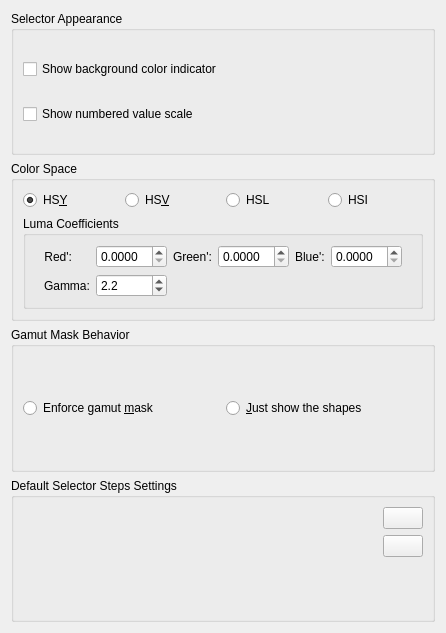
<?xml version="1.0" encoding="utf-8"?>
<ui version="4.0">
 <author>
    SPDX-FileCopyrightText: none
    SPDX-License-Identifier: GPL-3.0-or-later
  </author>
 <class>wdgARCSSettings</class>
 <widget class="QWidget" name="wdgARCSSettings">
  <property name="geometry">
   <rect>
    <x>0</x>
    <y>0</y>
    <width>446</width>
    <height>633</height>
   </rect>
  </property>
  <layout class="QVBoxLayout" name="verticalLayout">
   <item>
    <widget class="QGroupBox" name="groupBox_3">
     <property name="title">
      <string>Selector Appearance</string>
     </property>
     <layout class="QVBoxLayout" name="verticalLayout_2">
      <item>
       <widget class="QCheckBox" name="showBgColor">
        <property name="text">
         <string>Show background color indicator</string>
        </property>
       </widget>
      </item>
      <item>
       <widget class="QCheckBox" name="showValueScaleNumbers">
        <property name="text">
         <string>Show numbered value scale</string>
        </property>
       </widget>
      </item>
     </layout>
    </widget>
   </item>
   <item>
    <widget class="QGroupBox" name="groupBox_4">
     <property name="title">
      <string>Color Space</string>
     </property>
     <layout class="QVBoxLayout" name="verticalLayout_3">
      <item>
       <layout class="QHBoxLayout" name="horizontalLayout_3">
        <item>
         <widget class="QRadioButton" name="bnHsy">
          <property name="text">
           <string>HS&amp;Y</string>
          </property>
          <property name="checkable">
           <bool>true</bool>
          </property>
          <property name="checked">
           <bool>true</bool>
          </property>
         </widget>
        </item>
        <item>
         <widget class="QRadioButton" name="bnHsv">
          <property name="text">
           <string>HS&amp;V</string>
          </property>
          <property name="checkable">
           <bool>true</bool>
          </property>
         </widget>
        </item>
        <item>
         <widget class="QRadioButton" name="bnHsl">
          <property name="text">
           <string>HSL</string>
          </property>
          <property name="checkable">
           <bool>true</bool>
          </property>
         </widget>
        </item>
        <item>
         <widget class="QRadioButton" name="bnHsi">
          <property name="text">
           <string>HSI</string>
          </property>
          <property name="checkable">
           <bool>true</bool>
          </property>
         </widget>
        </item>
       </layout>
      </item>
      <item>
       <widget class="QGroupBox" name="lumaCoefficientBox">
        <property name="sizePolicy">
         <sizepolicy hsizetype="Preferred" vsizetype="Fixed">
          <horstretch>0</horstretch>
          <verstretch>0</verstretch>
         </sizepolicy>
        </property>
        <property name="title">
         <string>Luma Coefficients</string>
        </property>
        <layout class="QHBoxLayout" name="horizontalLayout_15">
         <item>
          <layout class="QGridLayout" name="gridLayout_5">
           <property name="leftMargin">
            <number>0</number>
           </property>
           <property name="rightMargin">
            <number>0</number>
           </property>
           <property name="verticalSpacing">
            <number>6</number>
           </property>
           <item column="3" row="0">
            <widget class="KisDoubleParseSpinBox" name="spLumaG">
             <property name="sizePolicy">
              <sizepolicy hsizetype="Fixed" vsizetype="Minimum">
               <horstretch>0</horstretch>
               <verstretch>0</verstretch>
              </sizepolicy>
             </property>
             <property name="minimumSize">
              <size>
               <width>50</width>
               <height>0</height>
              </size>
             </property>
             <property name="decimals">
              <number>4</number>
             </property>
            </widget>
           </item>
           <item column="2" row="0">
            <widget class="QLabel" name="greenlabel">
             <property name="sizePolicy">
              <sizepolicy hsizetype="Fixed" vsizetype="Preferred">
               <horstretch>0</horstretch>
               <verstretch>0</verstretch>
              </sizepolicy>
             </property>
             <property name="text">
              <string>Green':</string>
             </property>
            </widget>
           </item>
           <item column="4" row="0">
            <widget class="QLabel" name="bluelabel">
             <property name="sizePolicy">
              <sizepolicy hsizetype="Fixed" vsizetype="Preferred">
               <horstretch>0</horstretch>
               <verstretch>0</verstretch>
              </sizepolicy>
             </property>
             <property name="text">
              <string>Blue':</string>
             </property>
            </widget>
           </item>
           <item column="1" row="0">
            <widget class="KisDoubleParseSpinBox" name="spLumaR">
             <property name="sizePolicy">
              <sizepolicy hsizetype="Fixed" vsizetype="Minimum">
               <horstretch>0</horstretch>
               <verstretch>0</verstretch>
              </sizepolicy>
             </property>
             <property name="minimumSize">
              <size>
               <width>50</width>
               <height>0</height>
              </size>
             </property>
             <property name="decimals">
              <number>4</number>
             </property>
            </widget>
           </item>
           <item column="5" row="0">
            <widget class="KisDoubleParseSpinBox" name="spLumaB">
             <property name="sizePolicy">
              <sizepolicy hsizetype="Fixed" vsizetype="Minimum">
               <horstretch>0</horstretch>
               <verstretch>0</verstretch>
              </sizepolicy>
             </property>
             <property name="minimumSize">
              <size>
               <width>50</width>
               <height>0</height>
              </size>
             </property>
             <property name="decimals">
              <number>4</number>
             </property>
            </widget>
           </item>
           <item column="1" row="1">
            <widget class="KisDoubleParseSpinBox" name="spLumaGamma">
             <property name="toolTip">
              <string>&lt;html&gt;&lt;head/&gt;&lt;body&gt;&lt;p&gt;This sets the gamma value that the linearised HSY Luminosity is crunched with. 1 makes the selector fully linear, 2.2 is a practical default value.&lt;/p&gt;&lt;/body&gt;&lt;/html&gt;</string>
             </property>
             <property name="decimals">
              <number>1</number>
             </property>
             <property name="minimum">
              <double>-3.000000000000000</double>
             </property>
             <property name="maximum">
              <double>3.000000000000000</double>
             </property>
             <property name="singleStep">
              <double>0.100000000000000</double>
             </property>
             <property name="value">
              <double>2.200000000000000</double>
             </property>
            </widget>
           </item>
           <item column="0" row="1">
            <widget class="QLabel" name="gamma_label">
             <property name="text">
              <string>Gamma:</string>
             </property>
            </widget>
           </item>
           <item column="0" row="0">
            <widget class="QLabel" name="redlabel">
             <property name="sizePolicy">
              <sizepolicy hsizetype="Fixed" vsizetype="Preferred">
               <horstretch>0</horstretch>
               <verstretch>0</verstretch>
              </sizepolicy>
             </property>
             <property name="text">
              <string>Red':</string>
             </property>
             <property name="alignment">
              <set>Qt::AlignRight|Qt::AlignTrailing|Qt::AlignVCenter</set>
             </property>
            </widget>
           </item>
          </layout>
         </item>
        </layout>
       </widget>
      </item>
     </layout>
    </widget>
   </item>
   <item>
    <widget class="QGroupBox" name="groupBox_2">
     <property name="title">
      <string>Gamut Mask Behavior</string>
     </property>
     <layout class="QVBoxLayout" name="verticalLayout_4">
      <item>
       <layout class="QHBoxLayout" name="horizontalLayout">
        <item>
         <widget class="QRadioButton" name="enforceGamutMask">
          <property name="text">
           <string>Enforce gamut &amp;mask</string>
          </property>
         </widget>
        </item>
        <item>
         <widget class="QRadioButton" name="permissiveGamutMask">
          <property name="text">
           <string>&amp;Just show the shapes</string>
          </property>
         </widget>
        </item>
       </layout>
      </item>
     </layout>
    </widget>
   </item>
   <item>
    <widget class="QGroupBox" name="groupBox">
     <property name="title">
      <string>Default Selector Steps Settings</string>
     </property>
     <layout class="QGridLayout" name="gridLayout">
      <item column="1" row="1">
       <widget class="KisSliderSpinBox" name="defaultHueSteps" native="true">
        <property name="sizePolicy">
         <sizepolicy hsizetype="Expanding" vsizetype="Preferred">
          <horstretch>0</horstretch>
          <verstretch>0</verstretch>
         </sizepolicy>
        </property>
       </widget>
      </item>
      <item column="0" row="1">
       <widget class="QLabel" name="labelDefHueSteps">
        <property name="sizePolicy">
         <sizepolicy hsizetype="Minimum" vsizetype="Preferred">
          <horstretch>0</horstretch>
          <verstretch>0</verstretch>
         </sizepolicy>
        </property>
        <property name="toolTip">
         <string>Hue Steps</string>
        </property>
        <property name="text">
         <string/>
        </property>
       </widget>
      </item>
      <item column="0" row="2">
       <widget class="QLabel" name="labelDefSaturationSteps">
        <property name="sizePolicy">
         <sizepolicy hsizetype="Minimum" vsizetype="Preferred">
          <horstretch>0</horstretch>
          <verstretch>0</verstretch>
         </sizepolicy>
        </property>
        <property name="toolTip">
         <string>Saturation Rings</string>
        </property>
        <property name="text">
         <string/>
        </property>
       </widget>
      </item>
      <item column="2" row="1">
       <widget class="QPushButton" name="bnDefInfHueSteps">
        <property name="text">
         <string/>
        </property>
        <property name="checkable">
         <bool>true</bool>
        </property>
       </widget>
      </item>
      <item column="1" row="2">
       <widget class="KisSliderSpinBox" name="defaultSaturationSteps" native="true">
        <property name="sizePolicy">
         <sizepolicy hsizetype="Expanding" vsizetype="Preferred">
          <horstretch>0</horstretch>
          <verstretch>0</verstretch>
         </sizepolicy>
        </property>
       </widget>
      </item>
      <item column="0" row="0">
       <widget class="QLabel" name="labelDefValueScaleSteps">
        <property name="sizePolicy">
         <sizepolicy hsizetype="Minimum" vsizetype="Preferred">
          <horstretch>0</horstretch>
          <verstretch>0</verstretch>
         </sizepolicy>
        </property>
        <property name="toolTip">
         <string>Value Scale Steps</string>
        </property>
        <property name="text">
         <string/>
        </property>
       </widget>
      </item>
      <item column="1" row="0">
       <widget class="KisSliderSpinBox" name="defaultValueScaleSteps" native="true">
        <property name="sizePolicy">
         <sizepolicy hsizetype="Expanding" vsizetype="Preferred">
          <horstretch>0</horstretch>
          <verstretch>0</verstretch>
         </sizepolicy>
        </property>
       </widget>
      </item>
      <item column="2" row="0">
       <widget class="QPushButton" name="bnDefInfValueScaleSteps">
        <property name="text">
         <string/>
        </property>
        <property name="checkable">
         <bool>true</bool>
        </property>
       </widget>
      </item>
     </layout>
    </widget>
   </item>
  </layout>
 </widget>
 <customwidgets>
  <customwidget>
   <class>KisSliderSpinBox</class>
   <extends>QWidget</extends>
   <header location="global">kis_slider_spin_box.h</header>
   <container>1</container>
  </customwidget>
  <customwidget>
   <class>KisDoubleParseSpinBox</class>
   <extends>QDoubleSpinBox</extends>
   <header>kis_double_parse_spin_box.h</header>
  </customwidget>
 </customwidgets>
 <resources/>
 <connections/>
</ui>
